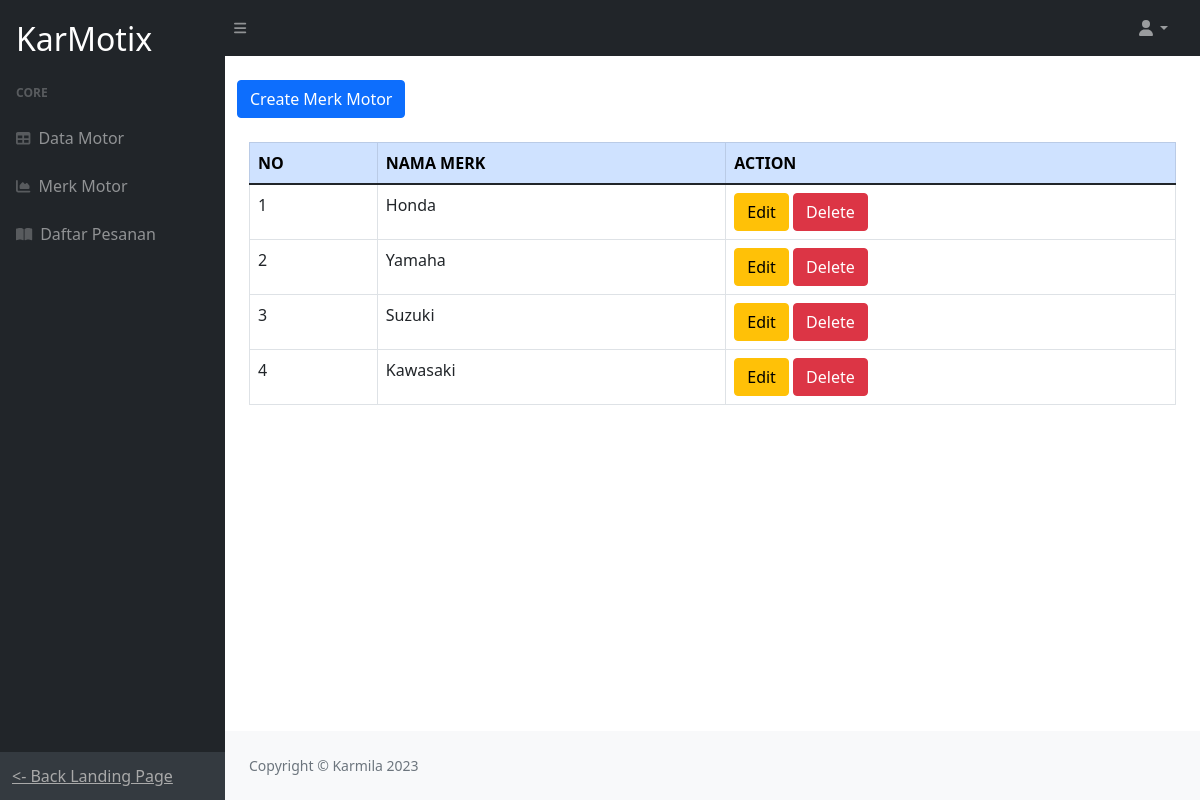
/ds/merk.php, run on the app's committed database.
### tables this page shows
CREATE TABLE `merk` (
  `id` int(11) NOT NULL,
  `merk` varchar(255) NOT NULL
);

### ds/merk.php (the view)
<?php require_once "layout/header.php"; ?>
<?php require_once "layout/menu.php"; ?>
<?php require_once "db_toko_motor.php"; ?>
<div class="container"><br>
    <a href="form_merk.php" class="btn btn-primary btn-xs">Create Merk Motor</a>
    <div class="container">
        <table class="table table-bordered">
            <thead><br>
                <tr class="table-primary text-uppercase">
                    <th scope="col">No</th>
                    <th scope="col">Nama Merk</th>
                    <th scope="col">Action</th>
                </tr>
            </thead>
            <tbody>
                <?php
                $nomor = 1;
                $data = $db->query("SELECT * FROM merk");
                foreach ($data as $row) :
                ?>
                    <tr>
                        <td><?= $nomor ?></td>
                        <td><?= $row['merk'] ?></td>
                        <td>
                            <a class="btn btn-warning" href="edit_merk.php?idedit=<?= $row['id'] ?>">Edit</a>
                            <a class="btn btn-danger" href="delete_merk.php?iddel=<?= $row['id'] ?>">Delete</a>
                        </td>
                    </tr>
                    <?php
                    $nomor++;
                    ?>
                <?php
                endforeach;
                ?>
            </tbody>
        </table>
    </div>
</div>
<?php require_once "layout/footer.php"; ?>

### data on the page
merk: merk "Honda"
merk: merk "Yamaha"
merk: merk "Suzuki"
merk: merk "Kawasaki"
